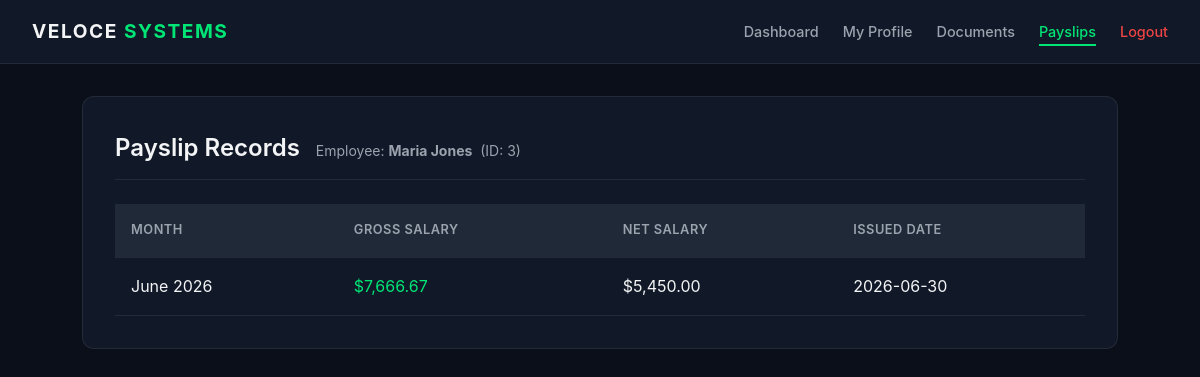
Page /payslips.php (signed in) on the committed database.
### tables this page shows
CREATE TABLE employees (
    id          INT AUTO_INCREMENT PRIMARY KEY,
    username    VARCHAR(50)  UNIQUE NOT NULL,
    password    VARCHAR(255) NOT NULL,
    full_name   VARCHAR(100) NOT NULL,
    department  VARCHAR(100) NOT NULL,
    job_title   VARCHAR(100) NOT NULL,
    email       VARCHAR(100) NOT NULL,
    salary      DECIMAL(10,2) NOT NULL,
    phone       VARCHAR(30)  NOT NULL DEFAULT 'N/A',
    hire_date   DATE         NOT NULL,
    role        ENUM('Employee','Manager','Administrator') DEFAULT 'Employee'
);

CREATE TABLE payslips (
    id              INT AUTO_INCREMENT PRIMARY KEY,
    employee_id     INT NOT NULL,
    month           VARCHAR(20) NOT NULL,
    gross_salary    DECIMAL(10,2) NOT NULL,
    net_salary      DECIMAL(10,2) NOT NULL,
    issued_date     DATE NOT NULL
);

### src/payslips.php (the view, shortened to what this page needs)
<?php
require_once 'config.php';
$current_emp = $_SESSION['employee'];
$requested_id = isset($_GET['id']) ? intval($_GET['id']) : $current_emp['id'];
$stmt = $conn->prepare("SELECT full_name FROM employees WHERE id = ?");
$stmt->bind_param('i', $requested_id);
$stmt->execute();
$owner_res = $stmt->get_result();
$owner = $owner_res ? $owner_res->fetch_assoc() : null;
$stmt2 = $conn->prepare("SELECT * FROM payslips WHERE employee_id = ? ORDER BY issued_date DESC");
$stmt2->bind_param('i', $requested_id);
$stmt2->execute();
$payslip_res = $stmt2->get_result();
$payslips = [];
while ($row = $payslip_res->fetch_assoc()) {
    $payslips[] = $row;
}
?>
<!DOCTYPE html>
<html lang="en">
<head>
  <link rel="stylesheet" href="css/style.css">
</head>
<body>
  <nav class="navbar">
    <div class="nav-brand">Veloce <span>Systems</span></div>
    <ul class="nav-menu">
      <li><a href="dashboard.php" class="nav-link">Dashboard</a></li>
      <li><a href="profile.php?id=<?php echo $current_emp['id']; ?>" class="nav-link">My Profile</a></li>
      <li><a href="documents.php?id=<?php echo $current_emp['id']; ?>" class="nav-link">Documents</a></li>
      <li><a href="payslips.php?id=<?php echo $current_emp['id']; ?>" class="nav-link active">Payslips</a></li>
      <li><a href="logout.php" class="nav-link logout-link">Logout</a></li>
    </ul>
  </nav>
  <main class="container">
    <div class="panel">
      <div class="panel-header">
        <h2>Payslip Records</h2>
        <?php if ($owner): ?>
          <span class="panel-sub">
            Employee: <strong><?php echo htmlspecialchars($owner['full_name']); ?></strong>
            &nbsp;(ID: <?php echo $requested_id; ?>)
          </span>
        <?php endif; ?>
      </div>
      <?php if (empty($payslips)): ?>
        <div class="empty-state">
          <div class="empty-icon">💰</div>
          <h3>No Payslips Found</h3>
          <p>No payslip records available for this employee.</p>
        </div>
      <?php else: ?>
        <div class="table-wrapper">
          <table>
            <thead>
              <tr>
                <th>Month</th>
                <th>Gross Salary</th>
                <th>Net Salary</th>
                <th>Issued Date</th>
              </tr>
            </thead>
            <tbody>
              <?php foreach ($payslips as $slip): ?>
                <tr>
                  <td><?php echo htmlspecialchars($slip['month']); ?></td>
                  <td style="color: var(--accent);">$<?php echo number_format($slip['gross_salary'], 2); ?></td>
                  <td>$<?php echo number_format($slip['net_salary'], 2); ?></td>
                  <td><?php echo htmlspecialchars($slip['issued_date']); ?></td>
                </tr>
              <?php endforeach; ?>
            </tbody>
          </table>
        </div>
      <?php endif; ?>
    </div>
  </main>
</body>
</html>

### src/css/style.css (style rules this page uses)
:root { --bg-primary: #0b0f19; --bg-secondary: #111827; --bg-tertiary: #1f2937; --text-primary: #f3f4f6; --text-secondary: #9ca3af; --accent: #00e676; --accent-hover: #00c853; --border: rgba(255, 255, 255, 0.08); --error: #ef4444; --secret-color: #ef4444; --confidential-color: #f97316; --internal-color: #facc15; --public-color: #00e676; }
*, *::before, *::after { box-sizing: border-box; margin: 0; padding: 0; }
body { font-family: -apple-system, BlinkMacSystemFont, "Segoe UI", Roboto, Helvetica, Arial, sans-serif; background-color: var(--bg-primary); color: var(--text-primary); line-height: 1.6; min-height: 100vh; }
a { text-decoration: none; color: inherit; }
.container { max-width: 1100px; margin: 0 auto; padding: 2rem; }
.navbar { display: flex; justify-content: space-between; align-items: center; background-color: var(--bg-secondary); border-bottom: 1px solid var(--border); padding: 1rem 2rem; position: sticky; top: 0; z-index: 100; }
.nav-brand { font-size: 1.2rem; font-weight: 700; letter-spacing: 1.5px; text-transform: uppercase; }
.nav-brand span { color: var(--accent); }
.nav-menu { display: flex; list-style: none; gap: 1.5rem; align-items: center; }
.nav-link { color: var(--text-secondary); font-size: 0.9rem; font-weight: 500; transition: color 0.2s; padding: 0.25rem 0; border-bottom: 2px solid transparent; }
.nav-link:hover, .nav-link.active { color: var(--accent); border-bottom-color: var(--accent); }
.logout-link { color: #ef4444 !important; border-bottom-color: transparent !important; }
.panel { background-color: var(--bg-secondary); border: 1px solid var(--border); border-radius: 12px; padding: 2rem; margin-bottom: 2rem; }
.panel h2, .panel h3 { font-weight: 600; padding-bottom: 0.75rem; margin-bottom: 1.5rem; border-bottom: 1px solid var(--border); }
.panel-header { display: flex; align-items: baseline; gap: 1rem; padding-bottom: 0.75rem; margin-bottom: 1.5rem; border-bottom: 1px solid var(--border); }
.panel-header h2 { margin-bottom: 0; padding-bottom: 0; border-bottom: none; }
.panel-sub { color: var(--text-secondary); font-size: 0.875rem; }
.table-wrapper { overflow-x: auto; }
table { width: 100%; border-collapse: collapse; text-align: left; }
th, td { padding: 1rem; border-bottom: 1px solid var(--border); }
th { background-color: var(--bg-tertiary); color: var(--text-secondary); font-weight: 600; font-size: 0.8rem; text-transform: uppercase; letter-spacing: 0.5px; }

### rows in the picture
employees: full_name "Maria Jones"
payslips: month "June 2026", gross_salary "7,666.67", net_salary "5,450.00", issued_date "2026-06-30"

### other values in the picture
$requested_id "3"
